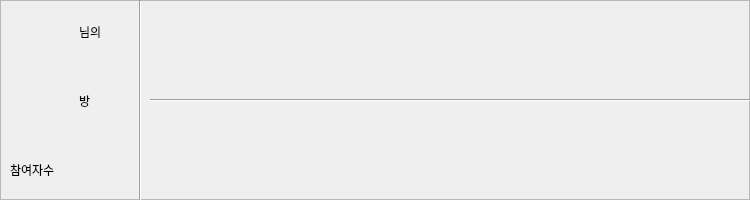
<?xml version="1.0" encoding="UTF-8"?>
<ui version="4.0">
 <class>Dialog</class>
 <widget class="QDialog" name="Dialog">
  <property name="geometry">
   <rect>
    <x>0</x>
    <y>0</y>
    <width>750</width>
    <height>200</height>
   </rect>
  </property>
  <property name="minimumSize">
   <size>
    <width>750</width>
    <height>200</height>
   </size>
  </property>
  <property name="windowTitle">
   <string>Dialog</string>
  </property>
  <widget class="QFrame" name="frame">
   <property name="geometry">
    <rect>
     <x>0</x>
     <y>0</y>
     <width>750</width>
     <height>200</height>
    </rect>
   </property>
   <property name="frameShape">
    <enum>QFrame::StyledPanel</enum>
   </property>
   <property name="frameShadow">
    <enum>QFrame::Raised</enum>
   </property>
   <widget class="QWidget" name="verticalLayoutWidget_3">
    <property name="geometry">
     <rect>
      <x>580</x>
      <y>0</y>
      <width>81</width>
      <height>201</height>
     </rect>
    </property>
    <layout class="QVBoxLayout" name="verticalLayout_3">
     <item>
      <widget class="QLabel" name="O_img">
       <property name="text">
        <string/>
       </property>
      </widget>
     </item>
     <item>
      <widget class="Line" name="line_3">
       <property name="orientation">
        <enum>Qt::Horizontal</enum>
       </property>
      </widget>
     </item>
     <item>
      <widget class="QLabel" name="X_img">
       <property name="text">
        <string/>
       </property>
      </widget>
     </item>
    </layout>
   </widget>
   <widget class="QWidget" name="verticalLayoutWidget_4">
    <property name="geometry">
     <rect>
      <x>660</x>
      <y>0</y>
      <width>91</width>
      <height>201</height>
     </rect>
    </property>
    <layout class="QVBoxLayout" name="verticalLayout_4">
     <item>
      <widget class="QLabel" name="O_count">
       <property name="text">
        <string/>
       </property>
       <property name="alignment">
        <set>Qt::AlignRight|Qt::AlignTrailing|Qt::AlignVCenter</set>
       </property>
      </widget>
     </item>
     <item>
      <widget class="Line" name="line_6">
       <property name="orientation">
        <enum>Qt::Horizontal</enum>
       </property>
      </widget>
     </item>
     <item>
      <widget class="QLabel" name="X_count">
       <property name="text">
        <string/>
       </property>
       <property name="alignment">
        <set>Qt::AlignRight|Qt::AlignTrailing|Qt::AlignVCenter</set>
       </property>
      </widget>
     </item>
    </layout>
   </widget>
   <widget class="QWidget" name="verticalLayoutWidget_2">
    <property name="geometry">
     <rect>
      <x>240</x>
      <y>0</y>
      <width>341</width>
      <height>201</height>
     </rect>
    </property>
    <layout class="QVBoxLayout" name="verticalLayout_2">
     <item>
      <widget class="QLabel" name="hand_up_name">
       <property name="text">
        <string/>
       </property>
       <property name="alignment">
        <set>Qt::AlignRight|Qt::AlignTrailing|Qt::AlignVCenter</set>
       </property>
      </widget>
     </item>
     <item>
      <widget class="Line" name="line_5">
       <property name="orientation">
        <enum>Qt::Horizontal</enum>
       </property>
      </widget>
     </item>
     <item>
      <widget class="QLabel" name="absent_name">
       <property name="text">
        <string/>
       </property>
       <property name="alignment">
        <set>Qt::AlignRight|Qt::AlignTrailing|Qt::AlignVCenter</set>
       </property>
      </widget>
     </item>
    </layout>
   </widget>
   <widget class="QWidget" name="verticalLayoutWidget">
    <property name="geometry">
     <rect>
      <x>150</x>
      <y>0</y>
      <width>91</width>
      <height>201</height>
     </rect>
    </property>
    <layout class="QVBoxLayout" name="verticalLayout">
     <item>
      <widget class="QLabel" name="hand_up_img">
       <property name="text">
        <string/>
       </property>
      </widget>
     </item>
     <item>
      <widget class="Line" name="line">
       <property name="orientation">
        <enum>Qt::Horizontal</enum>
       </property>
      </widget>
     </item>
     <item>
      <widget class="QLabel" name="absent_img">
       <property name="text">
        <string/>
       </property>
      </widget>
     </item>
    </layout>
   </widget>
   <widget class="QWidget" name="layoutWidget">
    <property name="geometry">
     <rect>
      <x>10</x>
      <y>0</y>
      <width>131</width>
      <height>201</height>
     </rect>
    </property>
    <layout class="QGridLayout" name="gridLayout">
     <item row="1" column="0">
      <widget class="QLabel" name="room_number_lbl">
       <property name="text">
        <string/>
       </property>
       <property name="alignment">
        <set>Qt::AlignRight|Qt::AlignTrailing|Qt::AlignVCenter</set>
       </property>
      </widget>
     </item>
     <item row="0" column="0">
      <widget class="QLabel" name="username_lbl">
       <property name="text">
        <string/>
       </property>
       <property name="alignment">
        <set>Qt::AlignRight|Qt::AlignTrailing|Qt::AlignVCenter</set>
       </property>
      </widget>
     </item>
     <item row="2" column="0">
      <widget class="QLabel" name="label_6">
       <property name="text">
        <string>참여자수</string>
       </property>
      </widget>
     </item>
     <item row="0" column="1">
      <widget class="QLabel" name="label_2">
       <property name="text">
        <string>님의</string>
       </property>
      </widget>
     </item>
     <item row="1" column="1">
      <widget class="QLabel" name="label_5">
       <property name="text">
        <string>방</string>
       </property>
      </widget>
     </item>
     <item row="2" column="1">
      <widget class="QLabel" name="get_count_attendants">
       <property name="text">
        <string/>
       </property>
      </widget>
     </item>
    </layout>
   </widget>
   <widget class="Line" name="line_2">
    <property name="geometry">
     <rect>
      <x>130</x>
      <y>0</y>
      <width>20</width>
      <height>201</height>
     </rect>
    </property>
    <property name="orientation">
     <enum>Qt::Vertical</enum>
    </property>
   </widget>
  </widget>
 </widget>
 <resources/>
 <connections/>
</ui>
